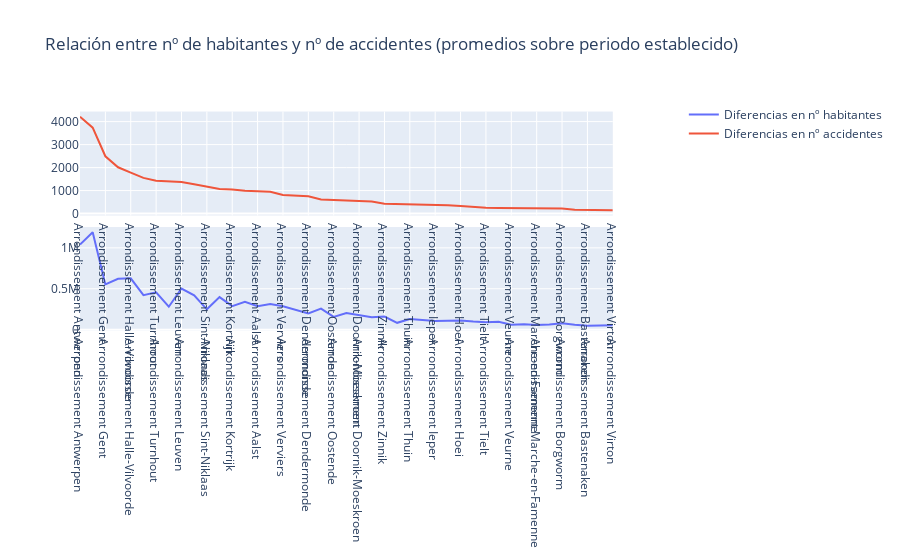

Notebook cell for this chart:
### Code cell
figure = figsize = (20,30 )

trace1 = go.Scatter(
    x=result["ADM_DSTR"],
    y=result["MEAN_HAB_PERIOD"],
    xaxis='x1',
    yaxis='y1',
    name = "Diferencias en nº habitantes"
)
trace2 = go.Scatter(
    x=result["ADM_DSTR"],
    y=result["MEAN_ACC_PERIOD"],
    xaxis='x2',
    yaxis='y2',
    name = "Diferencias en nº accidentes"
)


data = [trace1, trace2]

layout = go.Layout(
    xaxis=dict(
        domain=[0, 0.9],
        anchor='y1'
    ),
    yaxis=dict(
        domain=[0, 0.45],
        anchor='x1'
    ),
    xaxis2=dict(
        domain=[0, 0.9],
        anchor='y2'
    ),
        yaxis2=dict(
        domain=[0.50, 0.95],
        anchor='x2'
    ),
    title = 'Relación entre nº de habitantes y nº de accidentes (promedios sobre periodo establecido)'
)

fig = go.Figure(data=data, layout=layout)

iplot(fig)
#grafica se ve, pero duele a los ojos...

### Figure 1 — Plotly figure (JSON) as saved in the notebook; plotly's stock layout.template omitted (floating-point values rounded to 4 significant figures)
{"data": [{"name": "Diferencias en nº habitantes", "type": "scatter", "x": ["Arrondissement Antwerpen", "Arrondissement Brussel-Hoofdstad", "Arrondissement Gent", "Arrondissement Luik", "Arrondissement Halle-Vilvoorde", "Arrondissement Hasselt", "Arrondissement Turnhout", "Arrondissement Brugge", "Arrondissement Leuven", "Arrondissement Charleroi", "Arrondissement Sint-Niklaas", "Arrondissement Nijvel", "Arrondissement Kortrijk", "Arrondissement Mechelen", "Arrondissement Aalst", "Arrondissement Namen", "Arrondissement Verviers", "Arrondissement Maaseik", "Arrondissement Dendermonde", "Arrondissement Bergen", "Arrondissement Oostende", "Arrondissement Tongeren", "Arrondissement Doornik-Moeskroen", "Arrondissement Roeselare", "Arrondissement Zinnik", "Arrondissement Eeklo", "Arrondissement Thuin", "Arrondissement Oudenaarde", "Arrondissement Ieper", "Arrondissement Dinant", "Arrondissement Hoei", "Arrondissement Aat", "Arrondissement Tielt", "Arrondissement La Louvière", "Arrondissement Veurne", "Arrondissement Philippeville", "Arrondissement Marche-en-Famenne", "Arrondissement Neufchâteau", "Arrondissement Borgworm", "Arrondissement Aarlen", "Arrondissement Bastenaken", "Arrondissement Diksmuide", "Arrondissement Virton"], "xaxis": "x", "y": [1039708, 1191000.0, 553600.0, 621800.0, 627800.0, 421426, 456200.0, 281200.0, 503300.0, 419000.0, 248800.0, 398800.0, 288300.0, 340300.0, 287400.0, 314200.0, 286600.0, 243051, 199556, 257900.0, 155900.0, 202613, 172242, 151100.0, 160661, 84330.0, 131400.0, 123400.0, 106300.0, 110100.0, 112559, 100200.0, 92420.0, 97350.0, 61310.0, 66300.0, 56084, 62680.0, 80180.0, 61684, 47760.0, 51200.0, 53550.0], "yaxis": "y"}, {"name": "Diferencias en nº accidentes", "type": "scatter", "x": ["Arrondissement Antwerpen", "Arrondissement Brussel-Hoofdstad", "Arrondissement Gent", "Arrondissement Luik", "Arrondissement Halle-Vilvoorde", "Arrondissement Hasselt", "Arrondissement Turnhout", "Arrondissement Brugge", "Arrondissement Leuven", "Arrondissement Charleroi", "Arrondissement Sint-Niklaas", "Arrondissement Nijvel", "Arrondissement Kortrijk", "Arrondissement Mechelen", "Arrondissement Aalst", "Arrondissement Namen", "Arrondissement Verviers", "Arrondissement Maaseik", "Arrondissement Dendermonde", "Arrondissement Bergen", "Arrondissement Oostende", "Arrondissement Tongeren", "Arrondissement Doornik-Moeskroen", "Arrondissement Roeselare", "Arrondissement Zinnik", "Arrondissement Eeklo", "Arrondissement Thuin", "Arrondissement Oudenaarde", "Arrondissement Ieper", "Arrondissement Dinant", "Arrondissement Hoei", "Arrondissement Aat", "Arrondissement Tielt", "Arrondissement La Louvière", "Arrondissement Veurne", "Arrondissement Philippeville", "Arrondissement Marche-en-Famenne", "Arrondissement Neufchâteau", "Arrondissement Borgworm", "Arrondissement Aarlen", "Arrondissement Bastenaken", "Arrondissement Diksmuide", "Arrondissement Virton"], "xaxis": "x2", "y": [4212.0, 3736.0, 2492.0, 2014.0, 1783, 1552.0, 1432.0, 1392.0, 1375.0, 1273.0, 1173.0, 1067, 1048.0, 988.3, 976.8, 951.7, 806.3, 768.7, 754, 609.5, 585.7, 581.7, 546.7, 526.3, 432.8, 422, 399.7, 390, 387.3, 362.7, 331, 283.3, 254.3, 248.2, 241.7, 234.5, 230.8, 225, 219.3, 170.7, 166.5, 156, 142.8], "yaxis": "y2"}], "layout": {"title": {"text": "Relación entre nº de habitantes y nº de accidentes (promedios sobre periodo establecido)"}, "xaxis": {"anchor": "y", "domain": [0, 0.9]}, "xaxis2": {"anchor": "y2", "domain": [0, 0.9]}, "yaxis": {"anchor": "x", "domain": [0, 0.45]}, "yaxis2": {"anchor": "x2", "domain": [0.5, 0.95]}}}
